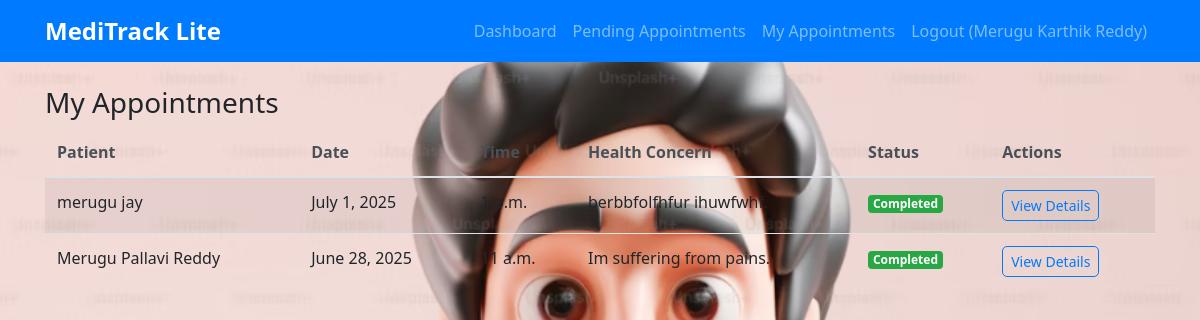
Screenshot of /appointments/my-appointments/ (signed in) with the database file from the repository.
### accounts/models.py (models this page shows, shortened)
class User(AbstractUser):
    ROLE_CHOICES = [
        ('patient', 'Patient'),
        ('doctor', 'Doctor'),
    ]
    role = models.CharField(max_length=10, choices=ROLE_CHOICES)
    def is_patient(self):
        return self.role == 'patient'
    def is_doctor(self):
        return self.role == 'doctor'

### appointments/models.py (models this page shows, shortened)
class Appointment(models.Model):
    STATUS_CHOICES = [
        ('pending', 'Pending'),
        ('confirmed', 'Confirmed'),
        ('in_progress', 'In Progress'),
        ('completed', 'Completed'),
    ]
    patient = models.ForeignKey(User, on_delete=models.CASCADE, related_name='patient_appointments')
    doctor = models.ForeignKey(User, on_delete=models.CASCADE, related_name='doctor_appointments', null=True, blank=True)
    preferred_doctor = models.ForeignKey(User, on_delete=models.CASCADE, related_name='preferred_appointments', null=True, blank=True)
    appointment_date = models.DateField()
    appointment_time = models.TimeField()
    health_concern = models.TextField(max_length=200)
    status = models.CharField(max_length=20, choices=STATUS_CHOICES, default='pending')
    created_at = models.DateTimeField(auto_now_add=True)
    updated_at = models.DateTimeField(auto_now=True)
    class Meta:
        ordering = ['-created_at']

### appointments/views.py (the view)
        def wrapper(request, *args, **kwargs):
            if not request.user.is_authenticated:
                return redirect('accounts:login')
            if request.user.role != role:
                messages.error(request, 'You do not have permission to access this page.')
                return redirect('accounts:dashboard')
            return view_func(request, *args, **kwargs)

### appointments/views.py (called while the page is built)
def role_required(role):
    def decorator(view_func):
        def wrapper(request, *args, **kwargs):
            if not request.user.is_authenticated:
                return redirect('accounts:login')
            if request.user.role != role:
                messages.error(request, 'You do not have permission to access this page.')
                return redirect('accounts:dashboard')
            return view_func(request, *args, **kwargs)
        return wrapper
    return decorator

@login_required
@role_required('doctor')
def my_appointments(request):
    appointments = Appointment.objects.filter(doctor=request.user).order_by('-created_at')
    return render(request, 'appointments/my_appointments.html', {'appointments': appointments})

### templates/appointments/my_appointments.html (shortened to what this page needs)
{% extends 'base.html' %}
{% block content %}
<div class="row">
    <div class="col-12">
        <h3>My Appointments</h3>
        <div class="table-responsive">
            <table class="table table-striped">
                <thead>
                    <tr>
                        <th>Patient</th>
                        <th>Date</th>
                        <th>Time</th>
                        <th>Health Concern</th>
                        <th>Status</th>
                        <th>Actions</th>
                    </tr>
                </thead>
                <tbody>
                    {% for appointment in appointments %}
                    <tr>
                        <td>{{ appointment.patient.get_full_name }}</td>
                        <td>{{ appointment.appointment_date }}</td>
                        <td>{{ appointment.appointment_time }}</td>
                        <td>{{ appointment.health_concern|truncatechars:50 }}</td>
                        <td>
                            <span class="badge badge-{% if appointment.status == 'completed' %}success{% elif appointment.status == 'confirmed' %}info{% elif appointment.status == 'in_progress' %}warning{% else %}secondary{% endif %}">
                                {{ appointment.get_status_display }}
                            </span>
                        </td>
                        <td>
                            <a href="{% url 'appointments:appointment_detail' appointment.id %}" class="btn btn-sm btn-outline-primary">View Details</a>
                        </td>
                    </tr>
                    {% empty %}
                    <tr>
                        <td colspan="6" class="text-center">No appointments found.</td>
                    </tr>
                    {% endfor %}
                </tbody>
            </table>
        </div>
    </div>
</div>
{% endblock %}

### templates/base.html (shortened to what this page needs)
<!DOCTYPE html>
<html lang="en">
<head>
    {% load bootstrap4 %}
    {% bootstrap_css %}
    {% load static %}
    <link href="{% load static %}{% static 'cssfiles/style.css' %}" rel="stylesheet">
</head>
<body style="background-image: url('{% static 'images/doctor.png' %}'); background-size: cover; background-repeat: no-repeat; background-position: center; background-attachment: fixed;">
    <nav class="navbar navbar-expand-lg navbar-dark bg-primary">
        <div class="container">
            <a class="navbar-brand" href="{% url 'accounts:dashboard' %}">MediTrack Lite</a>
            {% if user.is_authenticated %}
            <div class="navbar-nav ml-auto">
                <a class="nav-link" href="{% url 'accounts:dashboard' %}">Dashboard</a>
                {% if user.is_patient %}
                    <a class="nav-link" href="{% url 'appointments:book_appointment' %}">Book Appointment</a>
                    <a class="nav-link" href="{% url 'appointments:appointments_list' %}">My Appointments</a>
                {% elif user.is_doctor %}
                    <a class="nav-link" href="{% url 'appointments:appointments_list' %}">Pending Appointments</a>
                    <a class="nav-link" href="{% url 'appointments:my_appointments' %}">My Appointments</a>
                {% endif %}
                <a class="nav-link" href="{% url 'accounts:logout' %}">Logout ({{ user.get_full_name }})</a>
            </div>
            {% endif %}
        </div>
    </nav>
    <div class="container mt-4">
        {% block content %}
        {% endblock %}
    </div>
</body>
</html>

### static/cssfiles/style.css (style rules this page uses)
.navbar-brand { font-weight: bold; font-size: 1.5rem; }
.btn { border-radius: 5px; }
.badge { font-size: 0.75rem; }
.table th { border-top: none; font-weight: 600; color: #495057; }

### rows the page displays
User: get_full_name "Merugu Karthik Reddy"
Appointment: patient.get_full_name "merugu jay", appointment_date "July 1, 2025", appointment_time "1 p.m.", health_concern "berbbfolfhfur ihuwfwhf.", status "Completed"
Appointment: patient.get_full_name "Merugu Pallavi Reddy", appointment_date "June 28, 2025", appointment_time "11 a.m.", health_concern "Im suffering from pains.", status "Completed"
